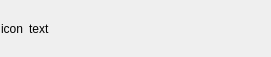
<?xml version="1.0" encoding="UTF-8"?>
<ui version="4.0">
 <class>SelectionItem</class>
 <widget class="QWidget" name="SelectionItem">
  <property name="geometry">
   <rect>
    <x>0</x>
    <y>0</y>
    <width>271</width>
    <height>57</height>
   </rect>
  </property>
  <property name="windowTitle">
   <string/>
  </property>
  <layout class="QHBoxLayout" name="horizontalLayout" stretch="0">
   <property name="spacing">
    <number>0</number>
   </property>
   <property name="leftMargin">
    <number>0</number>
   </property>
   <property name="topMargin">
    <number>0</number>
   </property>
   <property name="rightMargin">
    <number>0</number>
   </property>
   <property name="bottomMargin">
    <number>0</number>
   </property>
   <item>
    <widget class="QFrame" name="frame">
     <property name="frameShape">
      <enum>QFrame::NoFrame</enum>
     </property>
     <property name="frameShadow">
      <enum>QFrame::Plain</enum>
     </property>
     <layout class="QHBoxLayout" name="horizontalLayout_2" stretch="0,1">
      <property name="leftMargin">
       <number>1</number>
      </property>
      <property name="topMargin">
       <number>1</number>
      </property>
      <property name="rightMargin">
       <number>1</number>
      </property>
      <property name="bottomMargin">
       <number>1</number>
      </property>
      <item>
       <widget class="QFrame" name="frame_2">
        <property name="frameShape">
         <enum>QFrame::NoFrame</enum>
        </property>
        <property name="frameShadow">
         <enum>QFrame::Raised</enum>
        </property>
        <layout class="QGridLayout" name="gridLayout">
         <property name="leftMargin">
          <number>0</number>
         </property>
         <property name="topMargin">
          <number>4</number>
         </property>
         <property name="rightMargin">
          <number>0</number>
         </property>
         <property name="bottomMargin">
          <number>4</number>
         </property>
         <item row="0" column="0">
          <widget class="QLabel" name="icon">
           <property name="text">
            <string>icon</string>
           </property>
          </widget>
         </item>
        </layout>
       </widget>
      </item>
      <item>
       <widget class="QLabel" name="text">
        <property name="text">
         <string>text</string>
        </property>
       </widget>
      </item>
     </layout>
    </widget>
   </item>
  </layout>
 </widget>
 <resources/>
 <connections/>
</ui>
